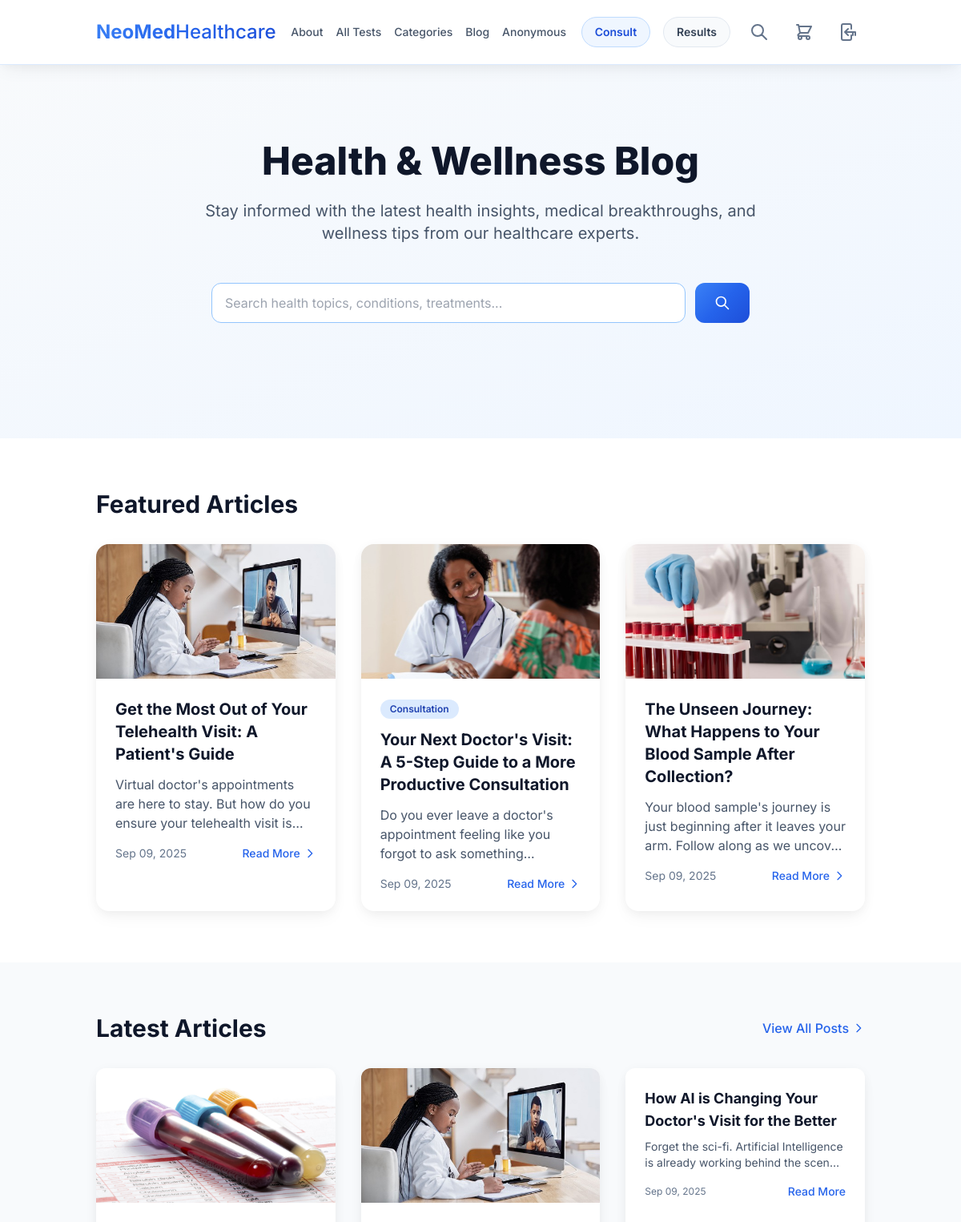
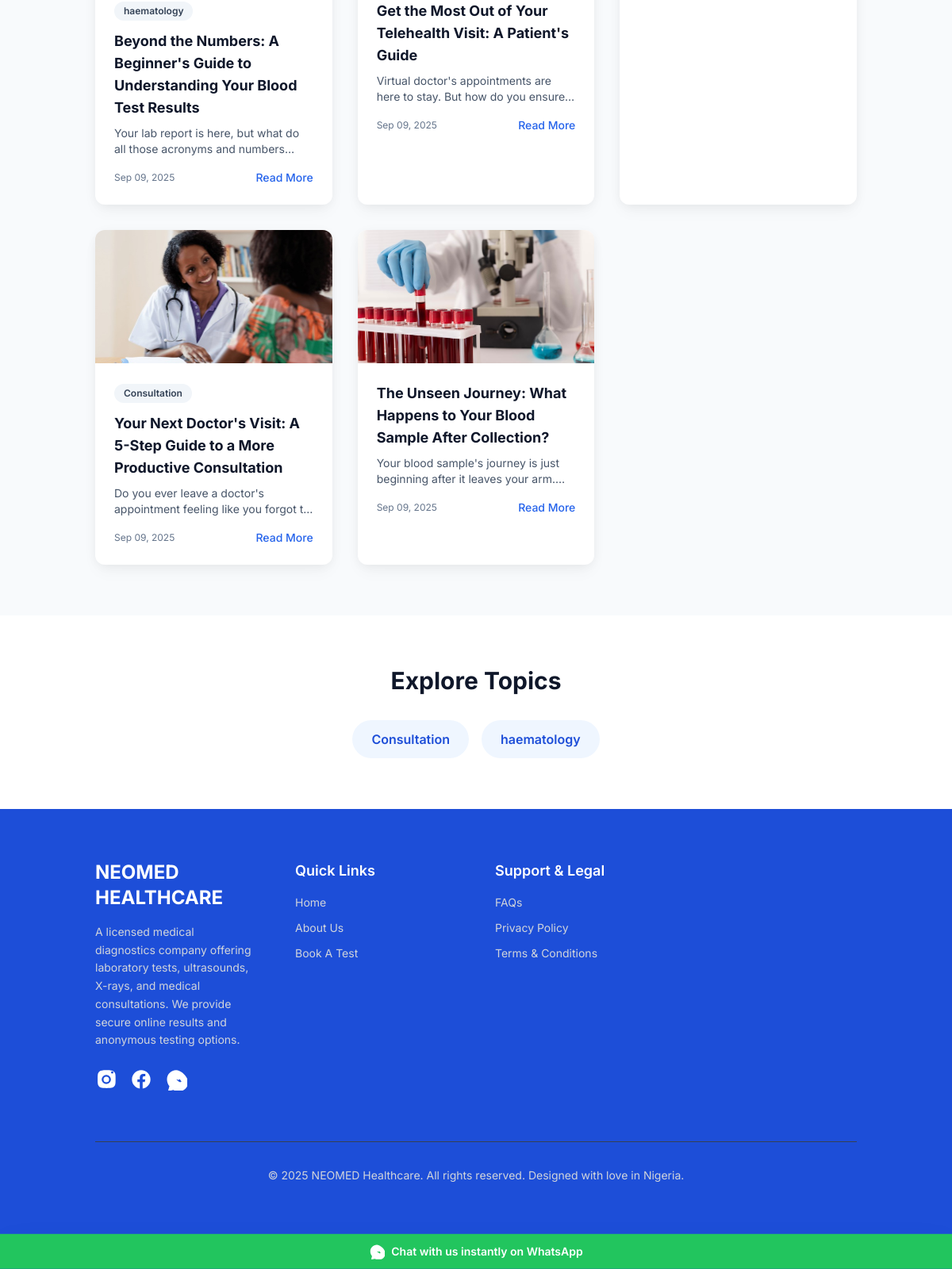
Screenshot of /blog/ with the database file from the repository (2 pictures, top to bottom).
### blog/models.py (models this page shows, shortened)
class BlogPost(models.Model):
    STATUS_CHOICES = [
        ('draft', 'Draft'),
        ('published', 'Published'),
    ]
    title = models.CharField(max_length=200)
    slug = models.SlugField(unique=True, blank=True)
    author = models.ForeignKey(settings.AUTH_USER_MODEL, on_delete=models.CASCADE)
    category = models.ForeignKey(BlogCategory, on_delete=models.SET_NULL, null=True, blank=True)
    excerpt = models.TextField(max_length=300, help_text="Brief description of the post")
    content = models.TextField()
    featured_image = models.ImageField(upload_to='blog_images/', blank=True, null=True)
    status = models.CharField(max_length=10, choices=STATUS_CHOICES, default='draft')
    is_featured = models.BooleanField(default=False)
    created_at = models.DateTimeField(auto_now_add=True)
    updated_at = models.DateTimeField(auto_now=True)
    class Meta:
        ordering = ['-created_at']
    def get_absolute_url(self):
        return reverse('blog:post_detail', kwargs={'slug': self.slug})

class BlogCategory(models.Model):
    name = models.CharField(max_length=100)
    slug = models.SlugField(unique=True, blank=True)
    description = models.TextField(blank=True)
    created_at = models.DateTimeField(auto_now_add=True)
    class Meta:
        verbose_name_plural = "Blog Categories"

### blog/views.py (the view)
# urls.py: path('', views.blog_home, name='home'),
def blog_home(request):
    featured_posts = BlogPost.objects.filter(status='published', is_featured=True)[:3]
    recent_posts = BlogPost.objects.filter(status='published')[:6]
    categories = BlogCategory.objects.all()
    context = {
        'featured_posts': featured_posts,
        'recent_posts': recent_posts,
        'categories': categories,
    }
    return render(request, 'blog/blog_home.html', context)

### bookings/cart.py (called while the page is built)
    def __len__(self):
        return len(self.cart)

### bookings/context_processors.py (called while the page is built)
def cart(request):
    return {'cart': Cart(request)}

### blog/templates/blog/blog_home.html (shortened to what this page needs)
{% extends "base.html" %}
{% load static %}
{% block content %}
<div class="bg-gradient-to-br from-secondary-50 to-primary-50">
    <section class="py-16 lg:py-24">
        <div class="container mx-auto px-4 sm:px-6 lg:px-8">
            <div class="text-center mb-12">
                <h1 class="text-4xl lg:text-5xl font-extrabold text-secondary-900 mb-6">Health & Wellness Blog</h1>
                <p class="text-xl text-secondary-600 max-w-3xl mx-auto">Stay informed with the latest health insights, medical breakthroughs, and wellness tips from our healthcare experts.</p>
            </div>
            <div class="max-w-2xl mx-auto mb-12">
                <form method="get" action="{% url 'blog:list' %}" class="flex space-x-3">
                    <input type="text" name="q" placeholder="Search health topics, conditions, treatments..."
                           class="flex-1 rounded-xl border border-primary-300 px-4 py-3 text-base focus:outline-none focus:ring-2 focus:ring-primary-500 focus:border-transparent">
                    <button type="submit"
                            class="bg-gradient-primary text-white font-bold px-6 py-3 rounded-xl hover:shadow-medium transition-all duration-300">
                        <svg class="w-5 h-5" fill="none" stroke="currentColor" viewBox="0 0 24 24">
                            <path stroke-linecap="round" stroke-linejoin="round" stroke-width="2" d="M21 21l-6-6m2-5a7 7 0 11-14 0 7 7 0 0114 0z"></path>
                        </svg>
                    </button>
                </form>
            </div>
        </div>
    </section>
</div>
{% if featured_posts %}
<section class="py-16 bg-white">
    <div class="container mx-auto px-4 sm:px-6 lg:px-8">
        <h2 class="text-3xl font-bold text-secondary-900 mb-8">Featured Articles</h2>
        <div class="grid grid-cols-1 md:grid-cols-2 lg:grid-cols-3 gap-8">
            {% for post in featured_posts %}
            <article class="group bg-white rounded-2xl shadow-soft hover:shadow-strong transition-all duration-300 overflow-hidden hover-lift">
                {% if post.featured_image %}
                <div class="aspect-video overflow-hidden">
                    <img src="{{ post.featured_image.url }}" alt="{{ post.title }}"
                         class="w-full h-full object-cover group-hover:scale-105 transition-transform duration-300">
                </div>
                {% endif %}
                <div class="p-6">
                    {% if post.category %}
                    <span class="inline-block bg-primary-100 text-primary-800 text-xs font-semibold px-3 py-1 rounded-full mb-3">
                        {{ post.category.name }}
                    </span>
                    {% endif %}
                    <h3 class="text-xl font-bold text-secondary-900 mb-3 group-hover:text-primary-600 transition-colors">
                        <a href="{{ post.get_absolute_url }}">{{ post.title }}</a>
                    </h3>
                    <p class="text-secondary-600 mb-4 line-clamp-3">{{ post.excerpt }}</p>
                    <div class="flex items-center justify-between">
                        <span class="text-sm text-secondary-500">{{ post.created_at|date:"M d, Y" }}</span>
                        <a href="{{ post.get_absolute_url }}"
                           class="text-primary-600 hover:text-primary-700 font-medium text-sm flex items-center">
                            Read More
                            <svg class="w-4 h-4 ml-1 group-hover:translate-x-1 transition-transform" fill="none" stroke="currentColor" viewBox="0 0 24 24">
                                <path stroke-linecap="round" stroke-linejoin="round" stroke-width="2" d="M9 5l7 7-7 7"></path>
                            </svg>
                        </a>
                    </div>
                </div>
            </article>
            {% endfor %}
        </div>
    </div>
</section>
{% endif %}
<section class="py-16 bg-secondary-50">
    <div class="container mx-auto px-4 sm:px-6 lg:px-8">
        <div class="flex items-center justify-between mb-8">
            <h2 class="text-3xl font-bold text-secondary-900">Latest Articles</h2>
            <a href="{% url 'blog:list' %}"
               class="text-primary-600 hover:text-primary-700 font-medium flex items-center">
                View All Posts
                <svg class="w-4 h-4 ml-1" fill="none" stroke="currentColor" viewBox="0 0 24 24">
                    <path stroke-linecap="round" stroke-linejoin="round" stroke-width="2" d="M9 5l7 7-7 7"></path>
                </svg>
            </a>
        </div>
        <div class="grid grid-cols-1 md:grid-cols-2 lg:grid-cols-3 gap-8">
            {% for post in recent_posts %}
            <article class="group bg-white rounded-xl shadow-soft hover:shadow-medium transition-all duration-300 overflow-hidden">
                {% if post.featured_image %}
                <div class="aspect-video overflow-hidden">
                    <img src="{{ post.featured_image.url }}" alt="{{ post.title }}"
                         class="w-full h-full object-cover group-hover:scale-105 transition-transform duration-300">
                </div>
                {% endif %}
                <div class="p-6">
                    {% if post.category %}
                    <span class="inline-block bg-secondary-100 text-secondary-700 text-xs font-semibold px-3 py-1 rounded-full mb-3">
                        {{ post.category.name }}
                    </span>
                    {% endif %}
                    <h3 class="text-lg font-bold text-secondary-900 mb-2 group-hover:text-primary-600 transition-colors">
                        <a href="{{ post.get_absolute_url }}">{{ post.title }}</a>
                    </h3>
                    <p class="text-secondary-600 text-sm mb-4 line-clamp-2">{{ post.excerpt }}</p>
                    <div class="flex items-center justify-between">
                        <span class="text-xs text-secondary-500">{{ post.created_at|date:"M d, Y" }}</span>
                        <a href="{{ post.get_absolute_url }}"
                           class="text-primary-600 hover:text-primary-700 font-medium text-sm">
                            Read More
                        </a>
                    </div>
                </div>
            </article>
            {% endfor %}
        </div>
    </div>
</section>
{% if categories %}
<section class="py-16 bg-white">
    <div class="container mx-auto px-4 sm:px-6 lg:px-8">
        <h2 class="text-3xl font-bold text-secondary-900 mb-8 text-center">Explore Topics</h2>
        <div class="flex flex-wrap justify-center gap-4">
            {% for category in categories %}
            <a href="{% url 'blog:category' category.slug %}"
               class="bg-primary-50 hover:bg-primary-100 text-primary-700 hover:text-primary-800 font-semibold px-6 py-3 rounded-full transition-colors duration-300">
                {{ category.name }}
            </a>
            {% endfor %}
        </div>
    </div>
</section>
{% endif %}
{% endblock %}

### theme/templates/base.html (style rules this page uses)
.line-clamp-2 { display: -webkit-box; -webkit-line-clamp: 2; -webkit-box-orient: vertical; overflow: hidden; }
.line-clamp-3 { display: -webkit-box; -webkit-line-clamp: 3; -webkit-box-orient: vertical; overflow: hidden; }
.hover-lift { transition: all 0.4s cubic-bezier(0.4, 0, 0.2, 1); }

### rows the page displays
BlogPost: featured_image (picture), title "Get the Most Out of Your Telehealth Visit: A Patient's Guide", excerpt "Virtual doctor's appointments are here to stay. But how do you ensure your telehealth visit…", created_at "Sep 09, 2025", excerpt "Virtual doctor's appointments are here to stay. But how do you…"
BlogPost: featured_image (picture), category.name "Consultation", title "Your Next Doctor's Visit: A 5-Step Guide to a More Productive Consultation", excerpt "Do you ever leave a doctor's appointment feeling like you forgot to ask…", created_at "Sep 09, 2025", excerpt "Do you ever leave a doctor's appointment feeling like you forgot…"
BlogPost: featured_image (picture), title "The Unseen Journey: What Happens to Your Blood Sample After Collection?", excerpt "Your blood sample's journey is just beginning after it leaves your arm. Follow along as we…", created_at "Sep 09, 2025", excerpt "Your blood sample's journey is just beginning after it leaves your…"
BlogPost: featured_image (picture), category.name "haematology", title "Beyond the Numbers: A Beginner's Guide to Understanding Your Blood Test Results", excerpt "Your lab report is here, but what do all those acronyms and…", created_at "Sep 09, 2025"
BlogPost: title "How AI is Changing Your Doctor's Visit for the Better", excerpt "Forget the sci-fi. Artificial Intelligence is already working behind the…", created_at "Sep 09, 2025"
BlogCategory: name "Consultation"
BlogCategory: name "haematology"
